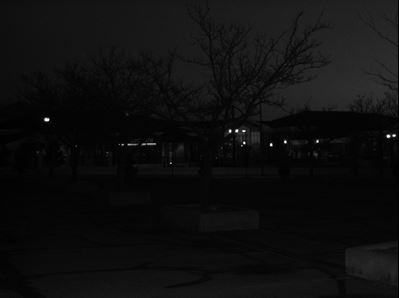
#> input picture Assignment3/Assignment_3_images/cctv1.JPG, 399 x 298 px, found by its file name
$ jupyter execute 210427_Harshit_Assign_3_question2.ipynb
#> lines starting #> are read from the running program, lines starting #| are printed output that depends on the picture
[cell 1]
from google.colab.patches import cv2_imshow
import cv2
import numpy as np
import matplotlib.pyplot as plt
import math

[cell 2]
def two(img):
  clahe = cv2.createCLAHE(clipLimit=5.0)

  img = clahe.apply(img)
  cv2.imwrite(r"/content/drive/MyDrive/Stematics/210427_Harshit_Shakya_Assignment3/Question2_solved_img2.JPG",img)
  return img

[cell 3]
def four(img):
  clahe = cv2.createCLAHE(clipLimit=8.0)
  img = clahe.apply(img)
  cv2.imwrite(r"/content/drive/MyDrive/Stematics/210427_Harshit_Shakya_Assignment3/Question2_solved_img4.JPG",img)
  return img

[cell 4]
def three(img):
  clahe = cv2.createCLAHE(clipLimit=10.0)
  img = clahe.apply(img)
  cv2.imwrite(r"/content/drive/MyDrive/Stematics/210427_Harshit_Shakya_Assignment3/Question2_solved_img3.JPG",img)
  return img

[cell 5]
def one(img):
  clahe = cv2.createCLAHE(clipLimit=10.0,
                          tileGridSize=(2, 2))
  img = clahe.apply(img)+5
  cv2.imwrite(r"/content/drive/MyDrive/Stematics/210427_Harshit_Shakya_Assignment3/Question2_solved_img1.JPG",img)
  return img

[cell 6]
if __name__=='__main__':
  img1=cv2.imread(r"/content/cctv1.JPG",cv2.IMREAD_GRAYSCALE)
#> img1 is the input picture: shape (298, 399); min 0, max 255, mean 14.8
  img2=cv2.imread(r"/content/cctv2.JPG",cv2.IMREAD_GRAYSCALE)
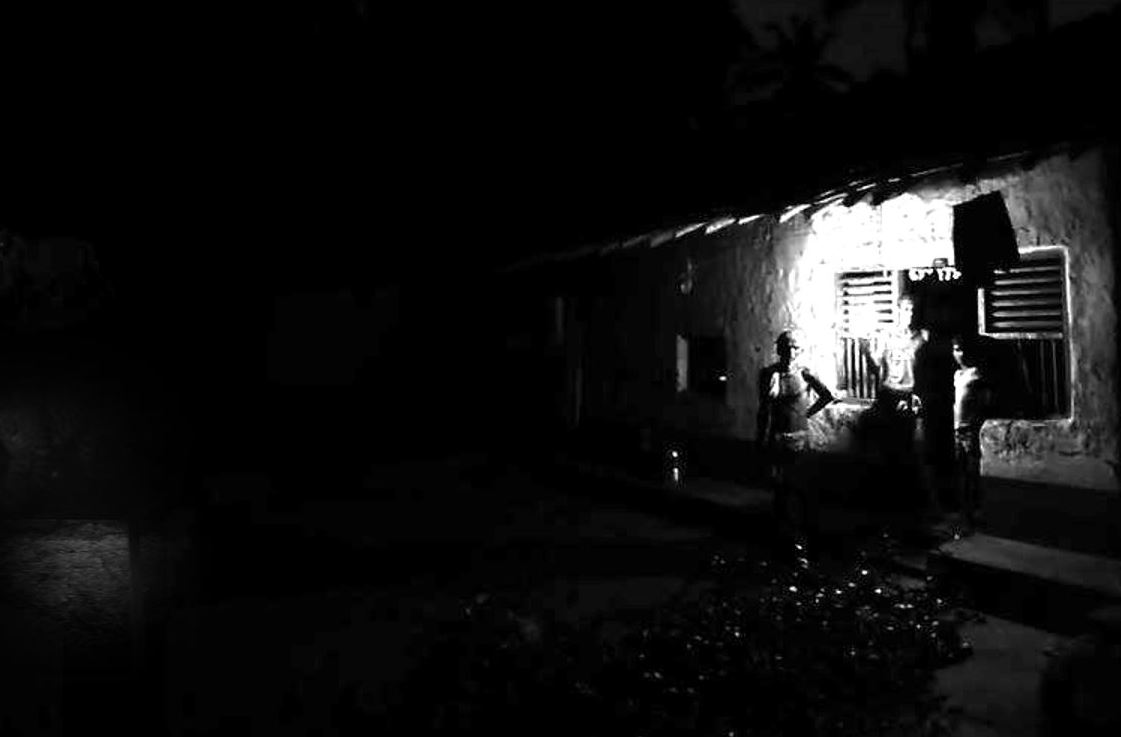
#> input picture Assignment3/Assignment_3_images/cctv2.JPG, 1121 x 737 px, found by its file name
#> img2 is the input picture: shape (737, 1121); min 0, max 255, mean 15.5
  img3=cv2.imread(r"/content/cctv3.JPG",cv2.IMREAD_GRAYSCALE)
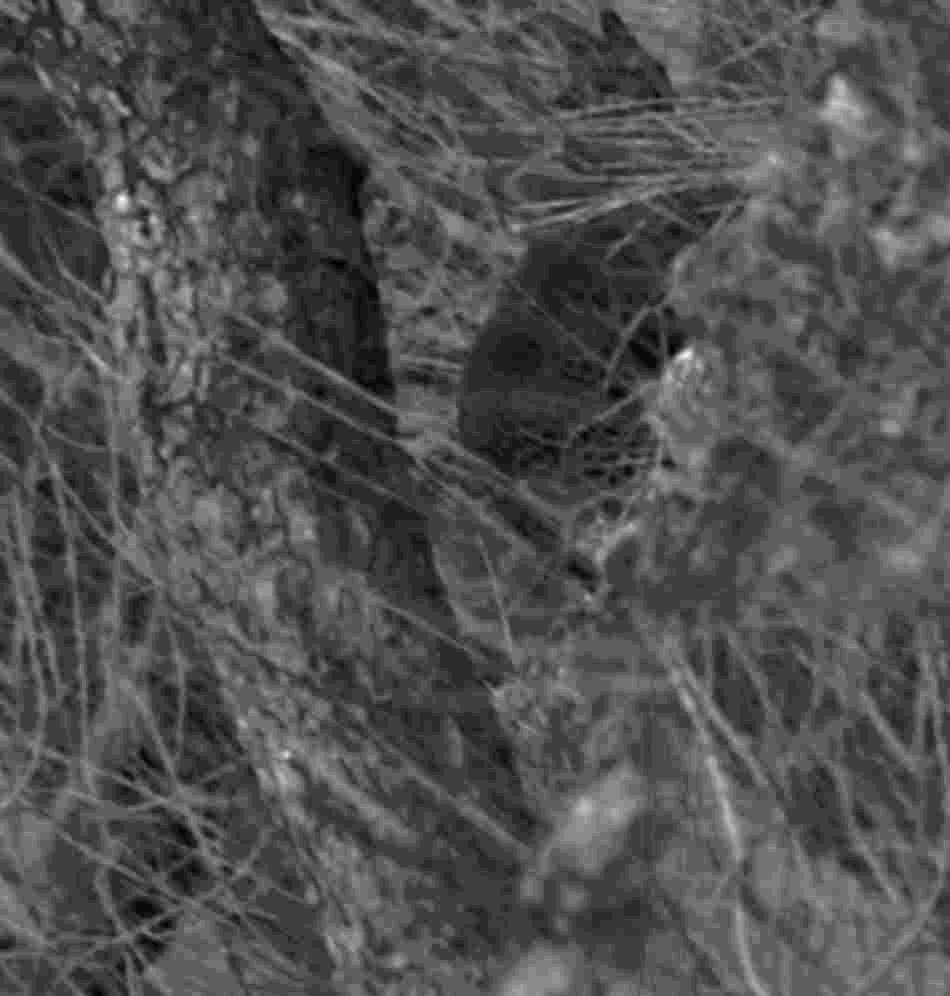
#> input picture Assignment3/Assignment_3_images/cctv3.JPG, 950 x 996 px, found by its file name
#> img3 is the input picture: shape (996, 950); min 0, max 24, mean 7.5
  img4=cv2.imread(r"/content/cctv4.JPG",cv2.IMREAD_GRAYSCALE)
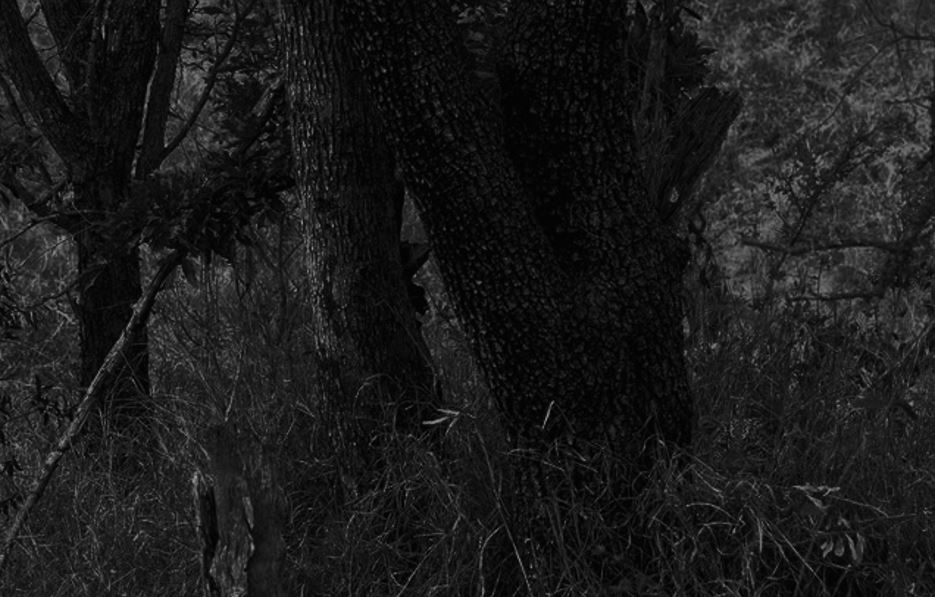
#> input picture Assignment3/Assignment_3_images/cctv4.JPG, 935 x 597 px, found by its file name
#> img4 is the input picture: shape (597, 935); min 0, max 158, mean 26.9


  n=int(input("input a number (1 or 2 or 3 or 4)"))
#> the answer given: 1

  #we can see the histogram of images which clearly show that intensities are unevenly distributed:
  plt.hist(img2.flat, bins=256,range=(0,255))

  if(n==1): img=one(img1)
#> in one, `img = clahe.apply(img)+5`:
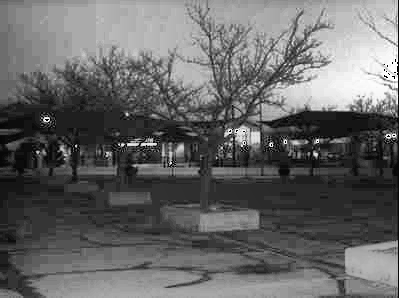
#> img: shape (298, 399); min 0, max 255, mean 101.7
  if(n==2): img=two(img2)
  if(n==3): img=three(img3)
  if(n==4): img=four(img4)

  cv2_imshow(img)
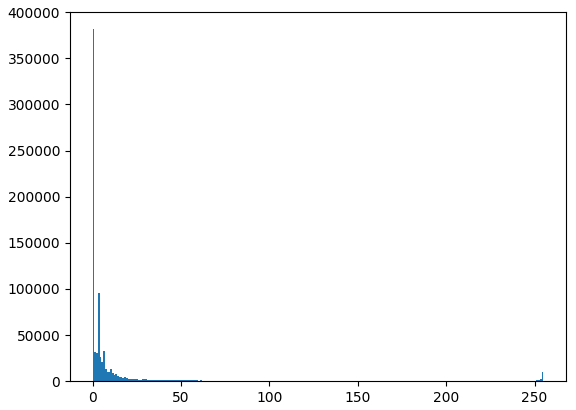
#> figure drawn by matplotlib, 1 panel; tallest bar 381452 high, from x = 0 to 0.996
